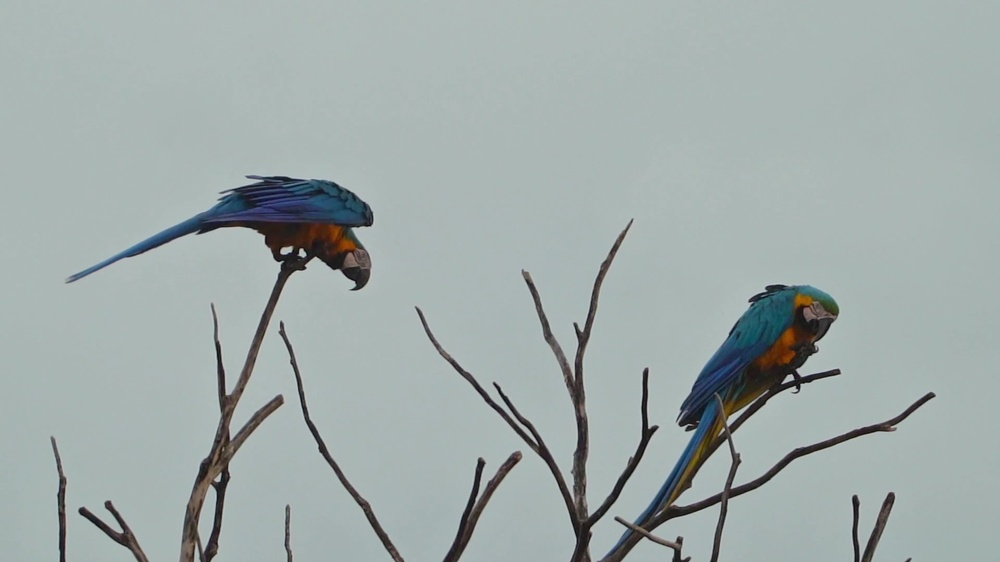
#> input picture OS202_Examen_machine_2025-main/datas/perroquets/Perroquet0001.jpg, 1000 x 562 px, shrunk from 1920 x 1080 before the run
$ python -i movie_filter.py   (imports and definitions only)
#> lines starting #> are read from the running program, lines starting #| are printed output that depends on the picture
# Ce programme va charger n images et y appliquer un filtre de netteté
# puis les sauvegarder dans un dossier de sortie

from PIL import Image
import os
import numpy as np
from scipy import signal
from mpi4py import MPI


# Fonction pour appliquer un filtre de netteté à une image
def apply_filter(image):
    # On charge l'image
#> called with image = 'datas/perroquets/Perroquet0001.jpg'
    img = Image.open(image)
#> img is the input picture: PIL image 1000x562 RGB; mean R, G, B 159.9, 170.8, 169.6
    print(f"Taille originale {img.size}")
#| Taille originale (1000, 562)
    # Conversion en HSV :
    img = img.convert('HSV')
#> img: PIL image 1000x562 HSV; mean H, S, V 119.4, 21.7, 172.1
    # On convertit l'image en tableau numpy et on normalise
    img = np.repeat(np.repeat(np.array(img), 2, axis=0), 2, axis=1)
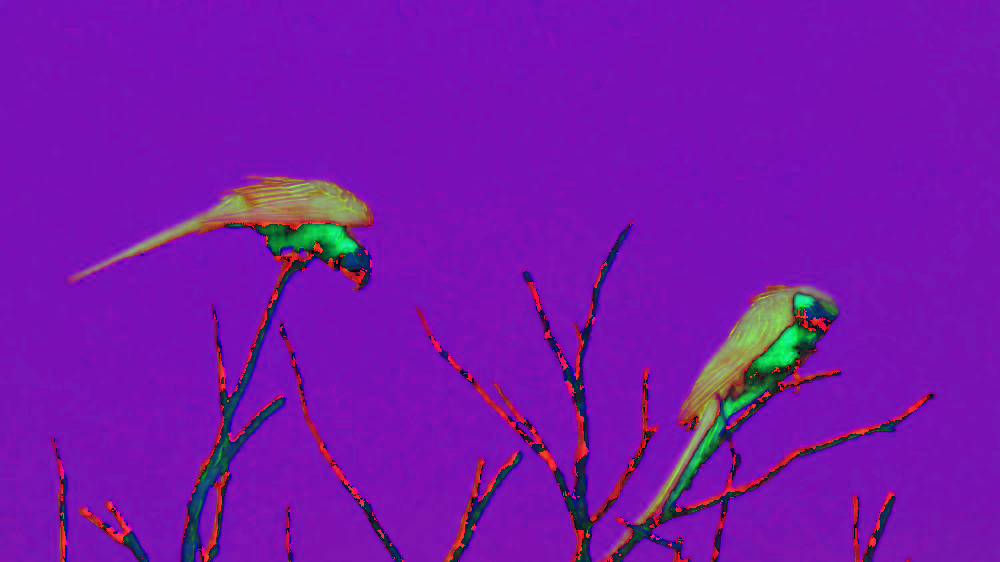
#> img: shape (1124, 2000, 3) (shown at 1/2 size); mean R, G, B 119.4, 21.7, 172.1
    img = np.array(img, dtype=np.double)/255.
    print(f"Nouvelle taille : {img.shape}")
#| Nouvelle taille : (1124, 2000, 3)
    # Tout d'abord, on crée un masque de flou gaussien
    mask = np.array([[1., 2., 1.], [2., 4., 2.], [1., 2., 1.]]) / 16.
    # On applique le filtre de flou
    blur_image = np.zeros_like(img, dtype=np.double)
    for i in range(3):
        blur_image[:,:,i] = signal.convolve2d(img[:,:,i], mask, mode='same')
    # On crée un masque de netteté
    mask = np.array([[0., -1., 0.], [-1., 5., -1.], [0., -1., 0.]])
    # On applique le filtre de netteté
    sharpen_image = np.zeros_like(img)
    sharpen_image[:,:,:2] = blur_image[:,:,:2]
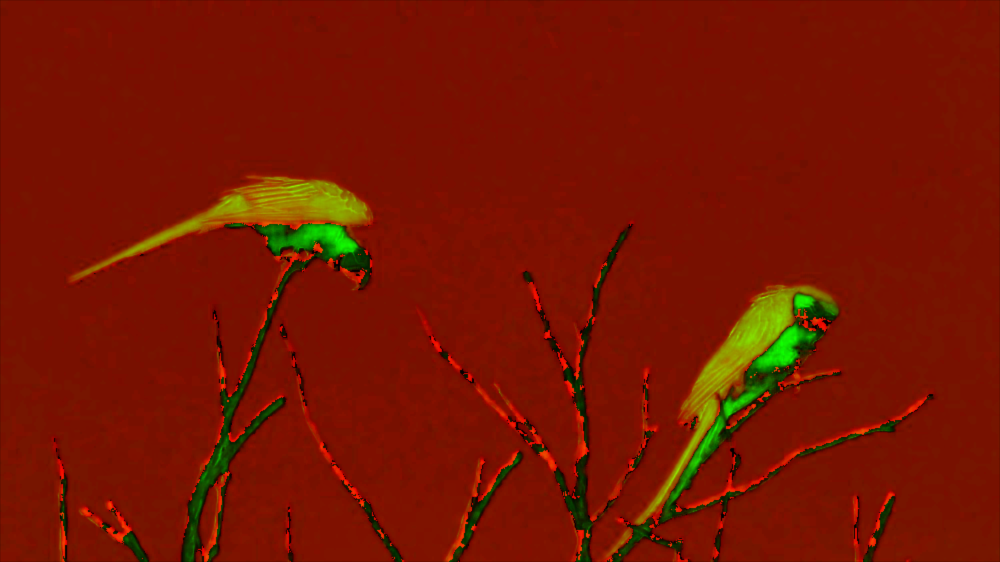
#> sharpen_image: shape (1124, 2000, 3) float64 (shown at 1/2 size); mean R, G, B 0.468, 0.0852, 0
    sharpen_image[:,:,2] = np.clip(signal.convolve2d(blur_image[:,:,2], mask, mode='same'), 0., 1.)

    sharpen_image *= 255.
    sharpen_image = sharpen_image.astype(np.uint8)
    # On retourne l'image modifiée
    return Image.fromarray(sharpen_image, 'HSV').convert('RGB')


def main():
    # Initialisation de MPI
    comm = MPI.COMM_WORLD
    rank = comm.Get_rank()
    size = comm.Get_size()

    path = "datas/perroquets/"
    out_dir = "sorties/perroquets"

    # Le processus 0 crée le répertoire de sortie si besoin
    if rank == 0 and not os.path.exists(out_dir):
        os.makedirs(out_dir)

    # On s'assure que le répertoire est créé avant d'écrire
    comm.Barrier()

    out_path = out_dir + "/"

    n_images = 37

    # Répartition simple : chaque processus traite un sous-ensemble d'images
    for i in range(rank, n_images, size):
        image_id = i + 1
        image = path + "Perroquet{:04d}.jpg".format(image_id)
        sharpen_image = apply_filter(image)
        sharpen_image.save(out_path + "Perroquet{:04d}.jpg".format(image_id))
        print(f"[rang {rank}] Image {image_id} traitée")

    comm.Barrier()
    if rank == 0:
        print("Traitement terminé - images sauvegardées")


# [2 lines not run here, left out]

>>> result = apply_filter('datas/perroquets/Perroquet0001.jpg')
